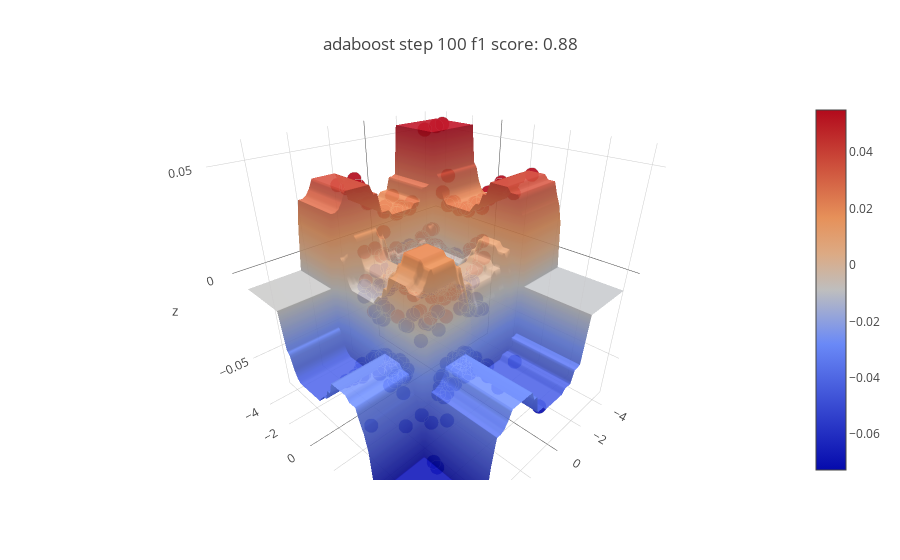

The code cell stored with this chart in its notebook:
### Markdown cell above
每次运行\_\_next\_\_函数, 都会新增加一个弱分类器, 并对当前的强分类器的分类边界进行可视化

### Code cell
A.__next__(plot=True, plot_mode="3d")

### Figure 1 — Plotly figure (JSON) as saved in the notebook; plotly's stock layout.template omitted (floating-point values rounded to 4 significant figures; data arrays with more than 128 entries replaced by an {"elided": "..."} marker saying what was removed)
{"data": [{"marker": {"color": {"elided": "500 int values"}, "line": {"color": "rgb(204, 204, 204)", "width": 1}, "opacity": 0.9, "size": 5, "symbol": "circle"}, "mode": "markers", "type": "scatter3d", "uid": "e7787465-1666-47d4-b89b-0c01867b43f8", "x": {"elided": "500 float values"}, "y": {"elided": "500 float values"}, "z": {"elided": "500 float values"}}, {"opacity": 0.9, "type": "surface", "uid": "8210d5d9-78f2-4617-ba57-587e2279dbda", "x": {"elided": "64x59 float values"}, "y": {"elided": "64x59 float values"}, "z": {"elided": "64x59 float values"}}], "layout": {"scene": {"camera": {"center": {"x": 0, "y": 0, "z": 0}, "eye": {"x": 1, "y": 1, "z": 0.8}, "up": {"x": 0, "y": 0, "z": 1}}}, "title": {"text": "adaboost step 100 f1 score: 0.88"}}}
